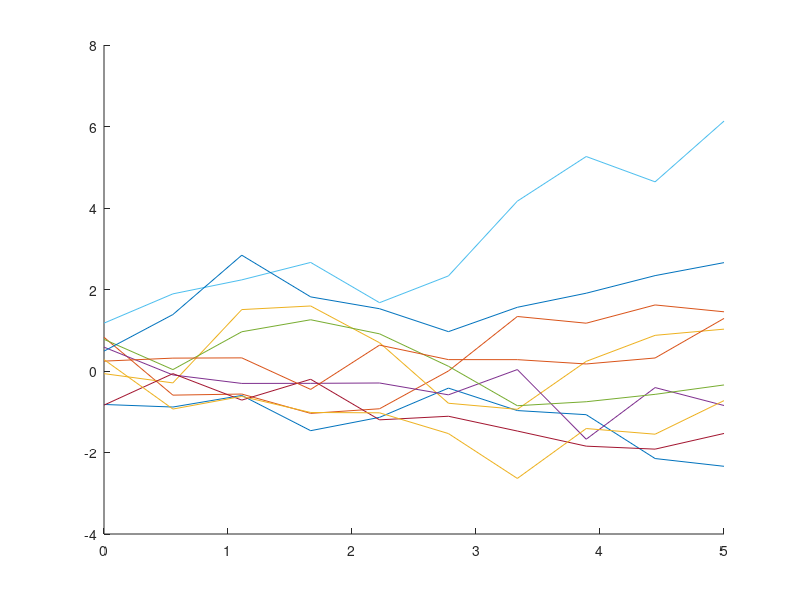
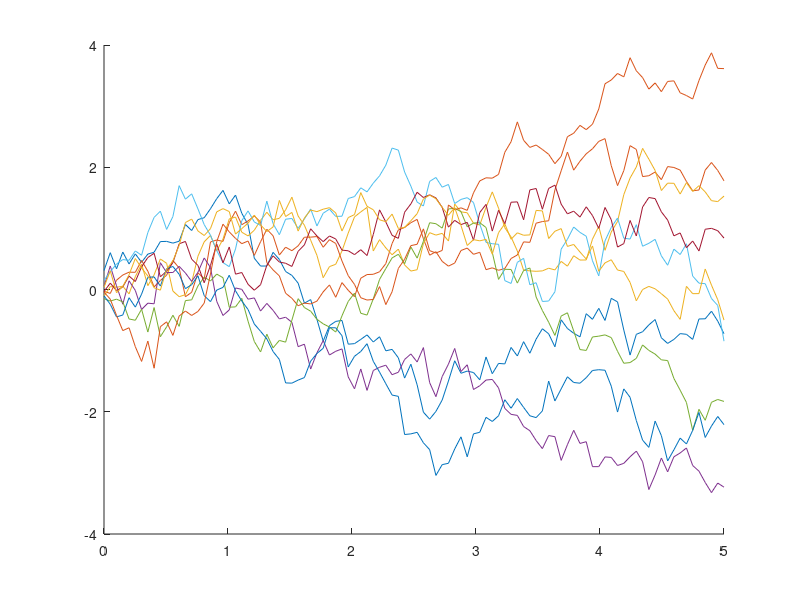
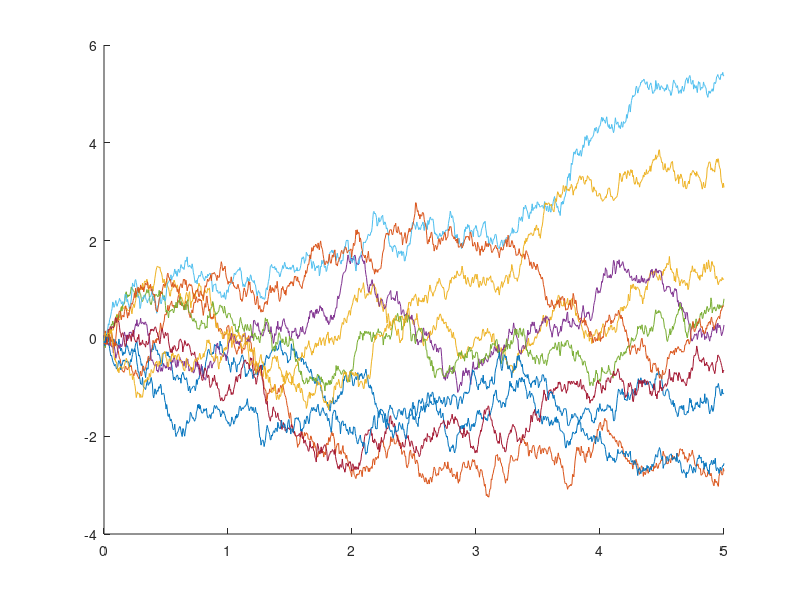
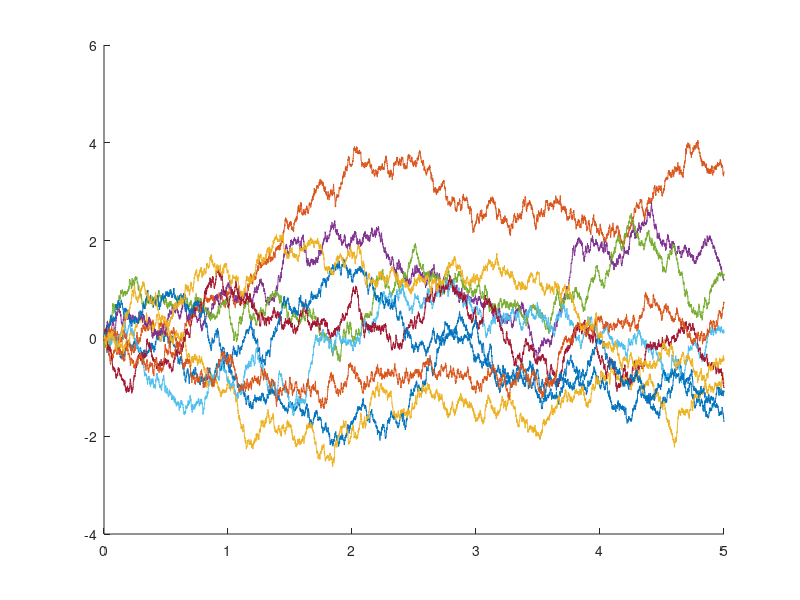

MATLAB code to generate these figures, in order:
% To demonstrate that sampling
% Brownian motion requires,
% for timestep dt, iid normal
% steps of variance dt, effected
% by multiplying by sqrt(dt).
%
% Any other scaling will give off
% a visual cue; the order of the
% values at t=5 will not stay
% in the same order for any scaling
% other than sqrt(dt).

clear all; close all; clc
n = 5; % Test time steps.

for k=1:n
     figure; hold on
     t = linspace(0,5,10^k);
     dt = t(2) - t(1);
               
     for derp=1:10
          X = randn(size(t));
          B = cumsum(sqrt(dt)*X);

          plot(t,B)
     end
     hold off
end
